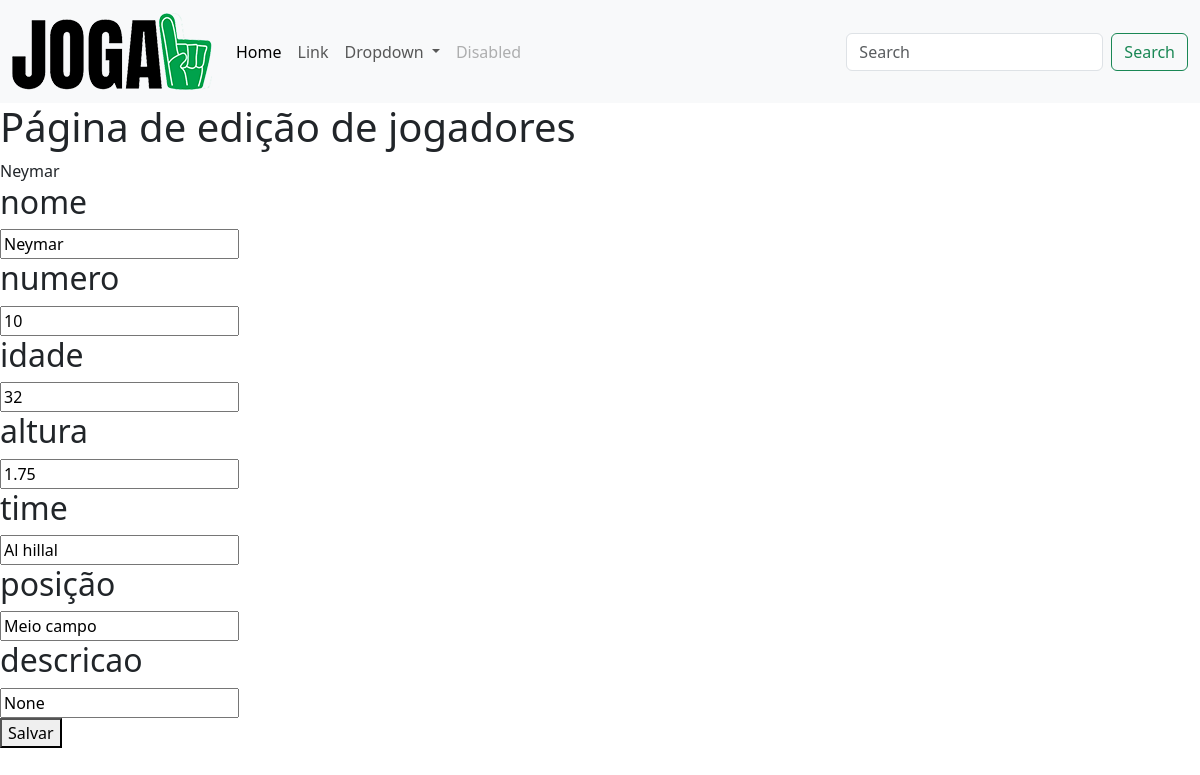
/editar/5, run on the app's committed database.
### jogadores/models.py (models this page shows, shortened)
class Jogadores(models.Model):
    nome = models.CharField(max_length=100)
    numero = models.IntegerField()
    idade = models.IntegerField()
    altura = models.DecimalField(max_digits=3, decimal_places=2)
    time = models.CharField(max_length=100)
    posicao = models.CharField(max_length=20)
    foto = models.ImageField(upload_to='foto_jogadores', null=True, blank=True)
    descricao = models.CharField(max_length=300, null=True, blank=True)

### jogadores/views.py (the view)
# urls.py: path('editar/<int:id>', editar, name='editar'),
def editar(request, id):
    jogador = Jogadores.objects.get(id=id)
    return render(request, "editar.html", {'jogador': jogador})

### templates/editar.html (shortened to what this page needs)
{% extends 'base.html' %}
{% load static %}
{% block content %}
    <h1>Página de edição de jogadores</h1>
    <form action="{% url 'update' jogador.id %}" method="post">
        {{jogador.nome}}
        <h2>nome</h2>
        <input type="text" name="nome" value="{{jogador.nome}}"><br>
        <h2>numero</h2>
        <input type="text" name="numero" value="{{ jogador.numero }}"><br>
        <h2>idade</h2>
        <input type="text" name="idade" value="{{ jogador.idade }}"><br>
        <h2>altura</h2>
        <input type="text" name="altura" value="{{ jogador.altura }}"><br>
        <h2>time</h2>
        <input type="text" name="time" value="{{ jogador.time }}"><br>
        <h2>posição</h2>
        <input type="text" name="posicao" value="{{ jogador.posicao }}"><br>
        <h2>descricao</h2>
        <input type="text" name="descricao" value="{{ jogador.descricao }}"><br>
        <button type="submit">Salvar</button>
    </form>
{% endblock %}

### data on the page
Jogadores: nome "Neymar", numero "10", idade "32", altura "1.75", time "Al hillal", posicao "Meio campo", descricao "None"
